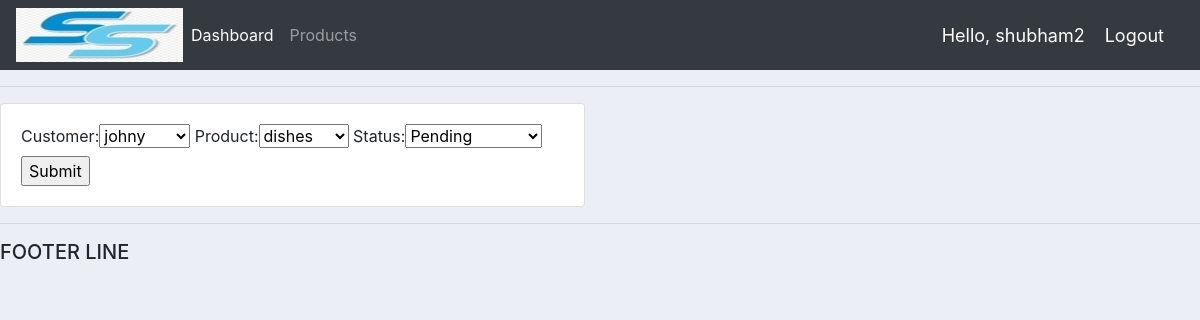
Page /update_order/7/ (signed in) on the committed database.
### accounts/models.py (models this page shows, shortened)
class Order(models.Model):
	customer=models.ForeignKey(Customer,null=True,on_delete=models.SET_NULL)
	product=models.ForeignKey(Product,null=True,on_delete=models.SET_NULL)
	STATUS=(('Pending','Pending'),
		('out for delivery','out for delivery'),
		('Delivered','Delivered',))
	date_created=models.DateTimeField(auto_now_add=True,null=True)
	status=models.CharField(max_length=200,null=True,choices=STATUS)

### accounts/decorators.py (the view)
		def wrapper_func(request, *args, **kwargs):
			group = None
			if request.user.groups.exists():
				group = request.user.groups.all()[0].name
			if group in allowed_roles:
				return view_func(request, *args, **kwargs)
			else:
				return HttpResponse('You are not authorized to view this page')

### accounts/forms.py
class OrderForm(ModelForm):
	class Meta:
		model=Order
		fields="__all__"

### accounts/models.py (called while the page is built)
	def __str__(self):
		return self.name

	def __str__(self):
		return self.name

### accounts/views.py (called while the page is built)
@login_required(login_url='login')
@allowed_users(allowed_roles=['admin'])
def updateorder(request,pk):
	order=Order.objects.get(id=pk)
	form=OrderForm(instance=order)
	if request.method=="POST":
		form=OrderForm(request.POST,instance=order)
		if form.is_valid():
			form.save()
			return redirect('/')
	context={'form':form}
	return render(request,'accounts/updateform.html',context)

### accounts/templates/accounts/updateform.html (shortened to what this page needs)
{%  extends 'accounts/mains.html' %}
{% load static %}
{% block content %}
<div class="row">
	<div class="col-md-6">
		<div class="card card-body">
			<form action="" method="POST">
				{{form}}
				<input type="submit" name="Submit">
			</form>
		</div>
	</div>
</div>
{% endblock %}

### accounts/templates/accounts/navbar.html (shortened to what this page needs)
{% load static %}
<nav class="navbar navbar-expand-lg navbar-dark bg-dark">
 <img src="{% static 'images/logo.jpg' %}">
  <div class="collapse navbar-collapse" id="navbarNav">
    <ul class="navbar-nav">
      {% if request.user.is_staff %}
      <li class="nav-item active">
        <a class="nav-link" href="{% url 'home' %}">Dashboard</a>
      </li>
      <li class="nav-item">
        <a class="nav-link" href="{% url 'products' %}">Products</a>
      </li>
      {% else %}
      <li class="nav-item">
        <a class="hello-msg" href="{% url 'account' %}">Myaccount</a>
      </li>
      {% endif %}
    </ul>
  </div>
  <span class="hello-msg">Hello, {{request.user}}</span>
  <span ><a  class="hello-msg" href="{% url 'logout' %}">Logout</a></span>
</nav>

### static/css/main.css (style rules this page uses)
body { background-color: #ebeff5; }

### accounts/templates/accounts/navbar.html (style rules this page uses)
.hello-msg { font-size: 18px; color: #fff; margin-right: 20px; }

### rows in the picture
Order: customer "johny", product "dishes", status "Pending"

### other values in the picture
{{ request.user }} "shubham2"
